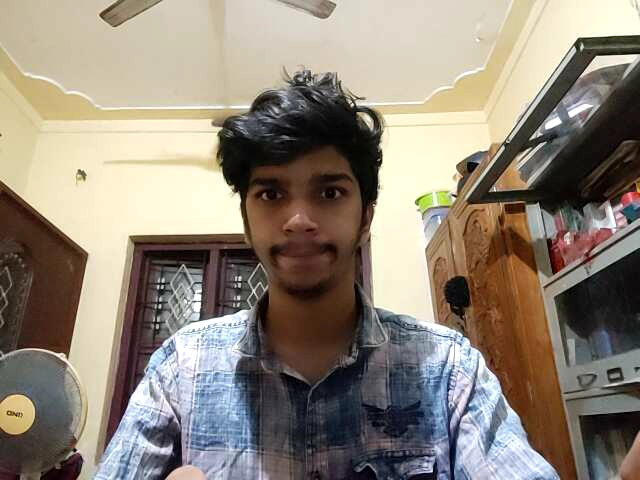
#> input picture source_code/dataset/s1_0.jpg, 640 x 480 px; its folder holds 4 pictures in this run
$ python trainer.py
#> lines starting #> are read from the running program, lines starting #| are printed output that depends on the picture
import cv2 as cv
import os
from PIL import Image
import numpy as np

path = 'dataset'
recognizer = cv.face.LBPHFaceRecognizer_create()
detector = cv.CascadeClassifier(cv.data.haarcascades + "haarcascade_frontalface_default.xml");


def getImagesAndLabels(path):
#> called with path = 'dataset'
    imagePaths = [os.path.join(path, f) for f in os.listdir(path)]
    faceSamples = []
    ids = []
    for imagePath in imagePaths:
        PIL_img = Image.open(imagePath).convert('L')
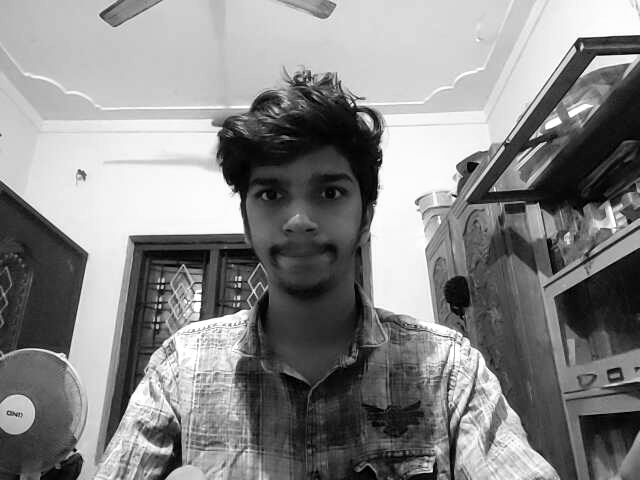
#> PIL_img: PIL image 640x480 L; min 0, max 255, mean 135.5
        img_numpy = np.array(PIL_img, 'uint8')
        print(os.path.split(imagePath)[-1].split('_')[1].split('.')[0])
        id = int(os.path.split(imagePath)[-1].split('_')[1].split('.')[0])
        faces = detector.detectMultiScale(img_numpy)
#> faces = [[422, 405, 26, 26], [129, 269, 54, 54], [228, 139, 148, 148]]
        for (x,y,w,h) in faces:
            faceSamples.append(img_numpy[y:y+h, x:x+w])
            ids.append(id)
#> this loop made 3 passes
#> after the loop, faceSamples = 3 items; ids = [0, 0, 0]
#> pass 2 of the loop in getImagesAndLabels, `for imagePath in imagePaths:`:
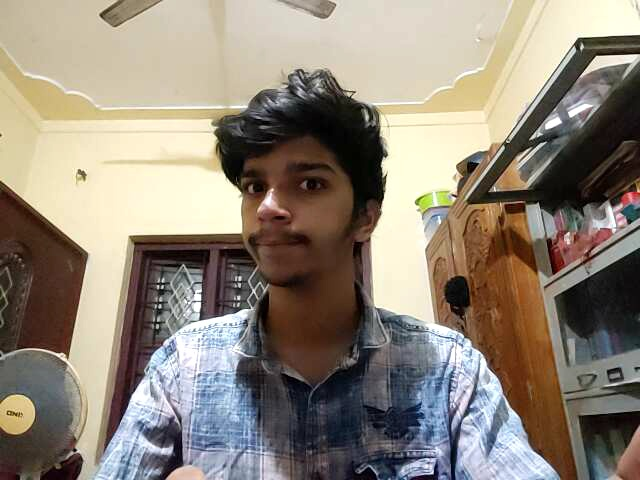
#> input picture source_code/dataset/s1_1.jpg, 640 x 480 px
#> in getImagesAndLabels, `PIL_img = Image.open(imagePath).convert('L')`:
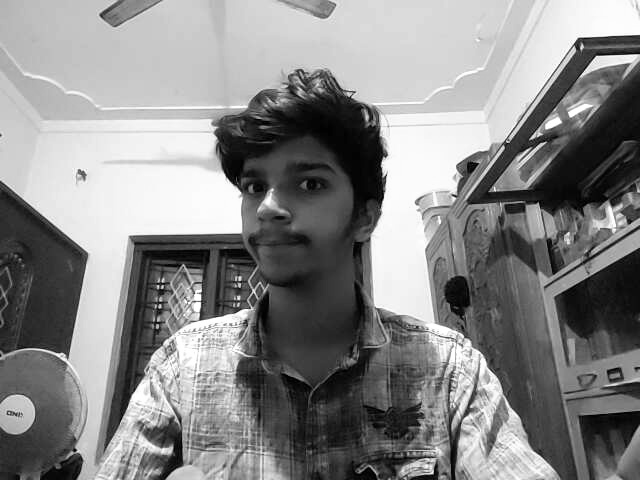
#> PIL_img: PIL image 640x480 L; min 0, max 255, mean 135.7
#> faces = [[201, 128, 146, 146]]
#> the loop in getImagesAndLabels, `for (x,y,w,h) in faces:` made 1 pass
#> after the loop in getImagesAndLabels, `for (x,y,w,h) in faces:`: faceSamples = 4 items; ids = [0, 0, 0, 1]
#> pass 3 of the loop in getImagesAndLabels, `for imagePath in imagePaths:`:
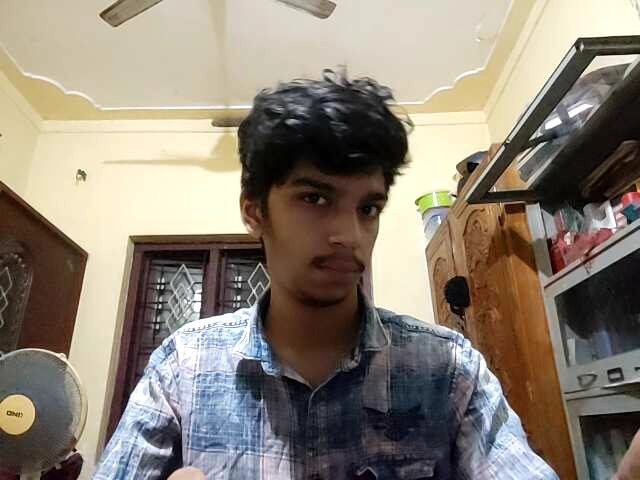
#> input picture source_code/dataset/s1_10.jpg, 640 x 480 px
#> in getImagesAndLabels, `PIL_img = Image.open(imagePath).convert('L')`:
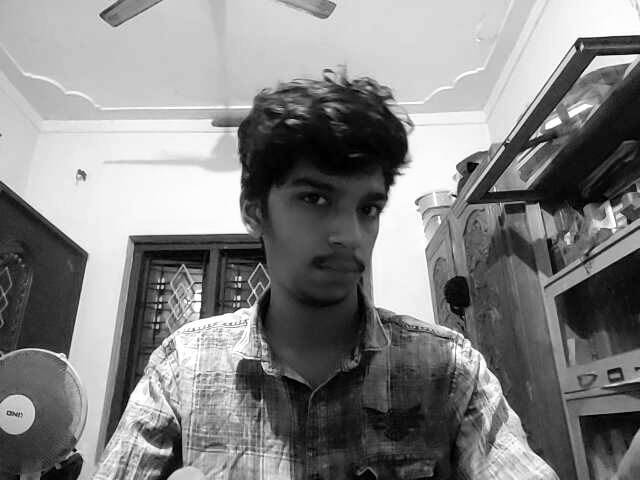
#> PIL_img: PIL image 640x480 L; min 0, max 255, mean 131.8
#> faces = [[129, 269, 54, 54]]
#> the loop in getImagesAndLabels, `for (x,y,w,h) in faces:` made 1 pass
#> after the loop in getImagesAndLabels, `for (x,y,w,h) in faces:`: faceSamples = 5 items; ids = [0, 0, 0, 1, 10]
#> the loop made 4 passes; the first 3 are shown
    return faceSamples,ids

print('[info] Training faces, please wait for few seconds')

faces, ids = getImagesAndLabels(path)
recognizer.train(faces, np.array(ids))

recognizer.write('trainer.yml')
print('[info] {0} faces trained. Exiting Program'.format(len(np.unique(ids))))
